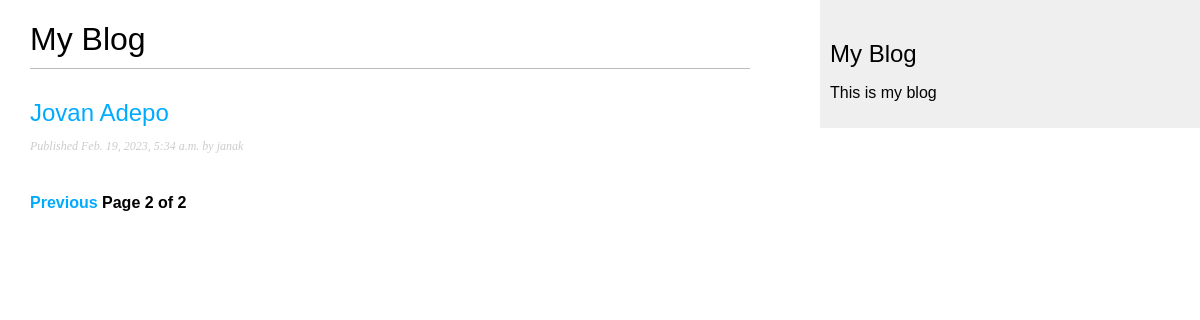
Screenshot of /blog/?page=2 with the database file from the repository.
### blog/models.py (models this page shows, shortened)
class Post(models.Model):
    class Status(models.TextChoices):
        DRAFT = 'DF','Draft'
        PUBLISHED = 'PB','Published'
    title = models.CharField(max_length=250)
    slug = models.SlugField(max_length=250,unique_for_date='publish')
    author = models.ForeignKey(User,on_delete=models.CASCADE,related_name='blog_posts')
    body = models.TextField()
    publish = models.DateTimeField(default=timezone.now)
    created = models.DateTimeField(auto_now_add=True)
    updated = models.DateTimeField(auto_now=True)
    status = models.CharField(max_length=2,choices=Status.choices,
    default=Status.DRAFT)
    objects = models.Manager() #The default manager
    published = PublishedManager() #Our custom manager
    class Meta:
        ordering = ['-publish']
        indexes = [
            models.Index(fields=['-publish']),
        ]
    def get_absolute_url(self):
        return reverse('blog:post_detail',
        args=[self.publish.year,
        self.publish.month,
        self.publish.day,
        self.slug])

### blog/views.py (the view)
# urls.py: path('',views.post_list,name='post_list'),
def post_list(request):
    post_list = Post.published.all()
    paginator = Paginator(post_list,3)
    page_number = request.GET.get('page')
    try:
        posts = paginator.page(page_number)
    except PageNotAnInteger:
        posts = paginator.page(1)
    except EmptyPage:
        posts = paginator.page(paginator.num_pages)
    return render(request,'blog/post/list.html',{'posts':posts})

### blog/models.py (called while the page is built)
    def get_queryset(self):
        return super().get_queryset().filter(status=Post.Status.PUBLISHED)

### blog/templates/blog/post/list.html (shortened to what this page needs)
{% extends "blog/base.html" %}
{% block content %}
<h1>My Blog</h1>
{% for post in posts %}
<h2>
    <a href="{{ post.get_absolute_url }}">
        {{ post.title }}
    </a>
</h2>
<p class="date">
    Published {{ post.publish }} by {{ post.author }}
</p>
{% endfor %}
{% include "pagination.html" with page=posts %}
{% endblock %}

### blog/static/blog/blog.css (style rules this page uses)
body { margin:0; padding:0; font-family:helvetica, sans-serif; }
a { color:#00abff; text-decoration:none; }
h1 { font-weight:normal; border-bottom:1px solid #bbb; padding:0 0 10px 0; }
h2 { font-weight:normal; margin:30px 0 0; }
p.date { color:#ccc; font-family: georgia, serif; font-size: 12px; font-style: italic; }

### rows the page displays
Post: title "Jovan Adepo", publish "Feb. 19, 2023, 5:34 a.m.", author "janak"

### other values shown
{{ page.number }} "2"
{{ page.paginator.num_pages }} "2"
